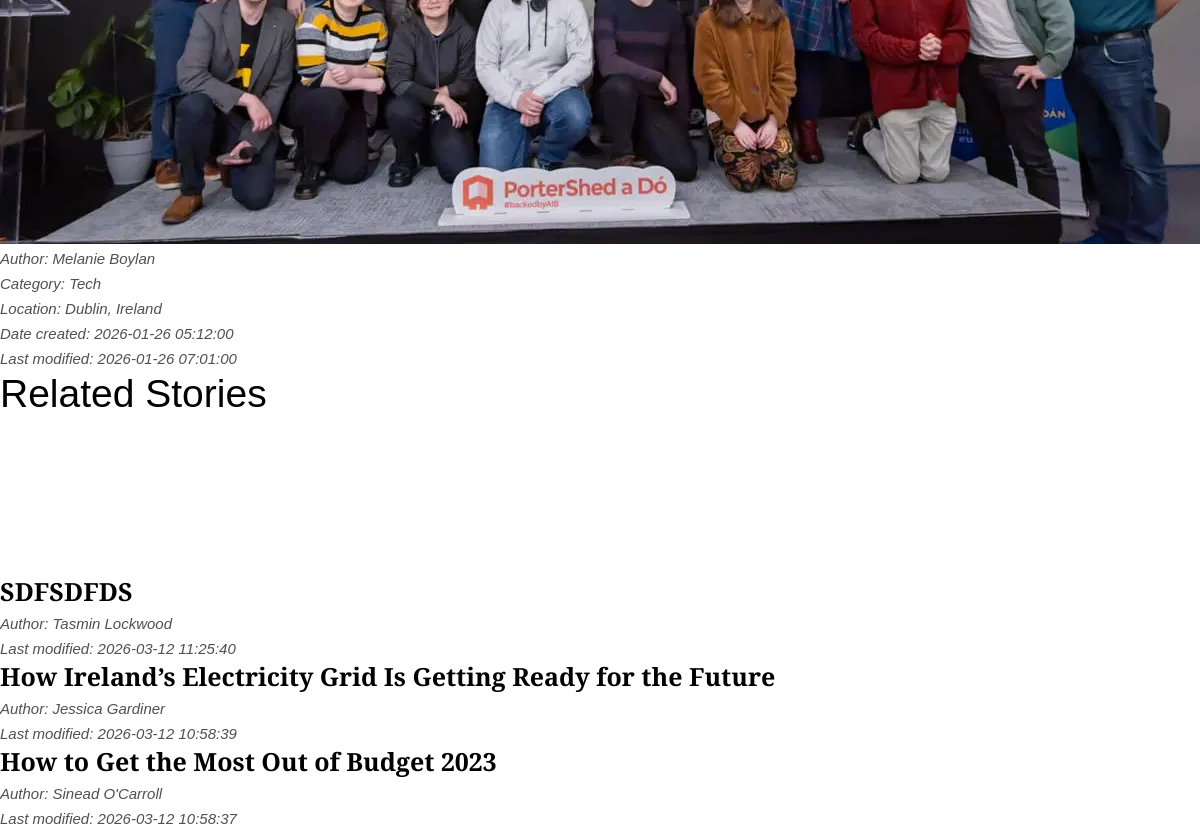
The app's page /old_php/view_story_old.php?id=5 (lower part), older data.
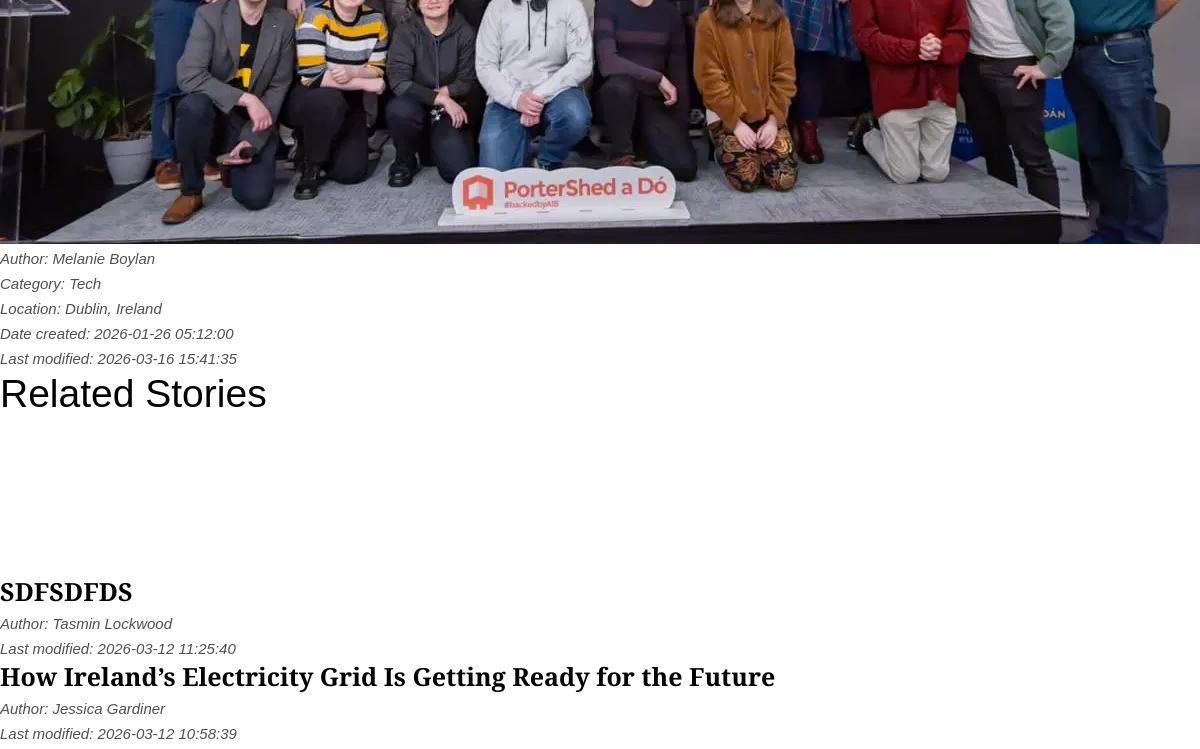
The same page, newer data.
### tables this page shows
CREATE TABLE `stories` (
  `id` int NOT NULL,
  `headline` varchar(255) NOT NULL,
  `short_headline` varchar(255) NOT NULL,
  `subheadline` varchar(500) NOT NULL,
  `article` text NOT NULL,
  `img_url` varchar(255) NOT NULL,
  `author_id` int NOT NULL,
  `category_id` int NOT NULL,
  `location_id` int NOT NULL,
  `created_at` timestamp NOT NULL DEFAULT CURRENT_TIMESTAMP,
  `updated_at` timestamp NULL DEFAULT CURRENT_TIMESTAMP ON UPDATE CURRENT_TIMESTAMP
);

CREATE TABLE `authors` (
  `id` int NOT NULL,
  `first_name` varchar(30) NOT NULL,
  `last_name` varchar(30) NOT NULL
);

CREATE TABLE `categories` (
  `id` int NOT NULL,
  `name` varchar(30) NOT NULL
);

CREATE TABLE `locations` (
  `id` int NOT NULL,
  `name` varchar(30) NOT NULL
);

### classes/Story.php (called while the page is built, shortened)
<?php
class Story
{
    public function __construct($data = null)
    {
        if ($data != null) {
            if (array_key_exists("id", $data)) {
                $this->id = $data["id"];
            }
            $this->headline       = $data["headline"] ?? null;
            $this->img_url     = $data["img_url"] ?? null;
            if (array_key_exists("created_at", $data)) {
                $this->created_at = $data["created_at"];
            }
            if (array_key_exists("updated_at", $data)) {
                $this->updated_at = $data["updated_at"];
            }
        }
    }
    private static function find($sql, $params, $options = NULL)
    {
        $stories = array();
        $db = null;
        try {
            $db = DB::getInstance()->getConnection();
            if ($options != NULL && is_array($options)) {
                if (array_key_exists("order_by", $options)) {
                    $allowed_columns = array_keys(get_class_vars(self::class));
                    if (in_array($options["order_by"], $allowed_columns)) {
                        $direction = (array_key_exists("order", $options) && strtoupper($options["order"]) === "DESC") ? "DESC" : "ASC";
                        $sql .= " ORDER BY " . $options["order_by"] . " " . $direction;
                    }
                }
                if (array_key_exists("limit", $options)) {
                    $sql .= " LIMIT :limit";
                    $params["limit"] = $options["limit"];
                }
            }
            $stmt = $db->prepare($sql);
            $status = $stmt->execute($params);
            if ($stmt->rowCount() !== 0) {
                $row = $stmt->fetch(PDO::FETCH_ASSOC);
                while ($row !== FALSE) {
                    $story = new Story($row);
                    $stories[] = $story;
                    $row = $stmt->fetch(PDO::FETCH_ASSOC);
                }
            }
        } finally {
            if ($db !== null) {
                $db = null;
            }
        }
        return $stories;
    }
    public static function findByCategory($id, $options = NULL)
    {
        $sql = "SELECT * FROM stories WHERE category_id = :category_id";
        $params = [
            ":category_id" => $id
        ];
        $stories = Story::find($sql, $params, $options);
        return $stories;
    }
    public static function findById($id)
    {
        $story = null;
        $db = null;
        try {
            $db = DB::getInstance()->getConnection();
            $sql = "SELECT * FROM stories WHERE id = :id";
            $params = [
                ":id" => $id
            ];
            $stmt = $db->prepare($sql);
            $status = $stmt->execute($params);
            if ($stmt->rowCount() !== 0) {
                $row = $stmt->fetch(PDO::FETCH_ASSOC);
                $story = new Story($row);
            }
        } finally {
            if ($db !== null) {
                $db = null;
            }
        }
        return $story;
    }
}

### lib/global.php (called while the page is built, shortened)
<?php
function h($string)
{
    return htmlspecialchars($string, ENT_QUOTES, 'UTF-8');
}

### classes/Author.php (called while the page is built, shortened)
<?php
class Author {
    public function __construct($props = null) {
        if ($props != null) {
            $this->first_name = $props["first_name"];
            $this->last_name  = $props["last_name"];
        }
    }
    public static function findById($id) {
        $author = null;
        $db = null;
        try {
            $db = DB::getInstance()->getConnection();
            $sql = "SELECT * FROM authors WHERE id = :id";
            $params = [
                ":id" => $id
            ];
            $stmt = $db->prepare($sql);
            $status = $stmt->execute($params);
            if ($stmt->rowCount() !== 0) {
                $row = $stmt->fetch(PDO::FETCH_ASSOC);
                $author = new Author($row);
            }
        }
        finally {
            if ($db !== null) {
                $db = null;
            }
        }
        return $author;
    }
}
?>

### classes/Category.php (called while the page is built, shortened)
<?php
class Category {
    public function __construct($props = null) {
        if ($props != null) {
            if (array_key_exists("id", $props)) {
                $this->id = $props["id"];
            }
            $this->name = $props["name"];
        }
    }
    public static function findById($id) {
        $category = null;
        $db = null;
        try {
            $db = DB::getInstance()->getConnection();
            $sql = "SELECT * FROM categories WHERE id = :id";
            $params = [
                ":id" => $id
            ];
            $stmt = $db->prepare($sql);
            $status = $stmt->execute($params);
            if ($stmt->rowCount() !== 0) {
                $row = $stmt->fetch(PDO::FETCH_ASSOC);
                $category = new Category($row);
            }
        }
        finally {
            if ($db !== null) {
                $db = null;
            }
        }
        return $category;
    }
}
?>

### classes/Location.php (called while the page is built, shortened)
<?php
class Location {
    public function __construct($props = null) {
        if ($props != null) {
            $this->name = $props["name"];
        }
    }
    public static function findById($id) {
        $location = null;
        $db = null;
        try {
            $db = DB::getInstance()->getConnection();
            $sql = "SELECT * FROM locations WHERE id = :id";
            $params = [
                ":id" => $id
            ];
            $stmt = $db->prepare($sql);
            $status = $stmt->execute($params);
            if ($stmt->rowCount() !== 0) {
                $row = $stmt->fetch(PDO::FETCH_ASSOC);
                $location = new Location($row);
            }
        }
        finally {
            if ($db !== null) {
                $db = null;
            }
        }
        return $location;
    }
}
?>

### old_php/view_story_old.php (the view, shortened to what this page needs)
<?php
require_once "./lib/global.php";
try {
    $id = $_GET["id"];
    $s = Story::findById($id);
    $category = Category::findById($s->category_id);
    $related_stories = Story::findByCategory($category->id, $options = array('limit' => 3, 'order_by' => 'updated_at', 'order' => 'DESC'));
} catch (Exception $e) {
    echo $e->getMessage();
    exit();
}
?>
<html>
<head>
    <?php include './lib/head_Content.php' ?>
</head>
<body>
    <div>
        <p><img src="<?= h($s->img_url) ?>" /></p>
        <?php $author = Author::findById($s->author_id); ?>
        <p>Author: <?= $author->first_name . " " . $author->last_name ?></p>
        <p>Category: <?= Category::findById($s->category_id)->name ?></p>
        <p>Location: <?= Location::findById($s->location_id)->name ?></p>
        <p>Date created: <?= $s->created_at ?></p>
        <p>Last modified: <?= $s->updated_at ?></p>
    </div>
    <div>
        <h2>Related Stories</h2>
        <?php foreach ($related_stories as $rs) { ?>
            <?php if ($rs->id == $s->id) {
                continue;
            } ?>
            <div>
                <h3><a href="view_story.php?id=<?= $rs->id ?>"><?= $rs->headline ?></a></h3>
                <?php $rs_author = Author::findById($rs->author_id); ?>
                <p>Author: <?= $rs_author->first_name . " " . $rs_author->last_name ?></p>
                <p>Last modified: <?= $rs->updated_at ?></p>
            </div>
        <?php } ?>
    </div>
</body>
</html>

### inc/head_content.php (shortened to what this page needs)
<link rel="stylesheet" href="css/all.min.css">
<link rel="stylesheet" href="css/reset.css">
<link rel="stylesheet" href="css/grid.css">
<link rel="stylesheet" href="css/style.css">

### css/style.css (style rules this page uses)
body { background-color: #FFFFFF; font-family: "Playfair Display", sans-serif; font-weight: 400; line-height: 1.2em; transition: all 0.3s; }
img { width: 100% }
h1, h2, h3, h4, h5 { line-height: 1; }
h2 { font-size: 39px; font-weight: 400; margin-bottom: 10px; min-height: 195px; }
h3 { font-size: 25px; margin-bottom: 10px; }
p { color: #505050; font-family: "Inria Serif", sans-serif; font-size: 15px; line-height: 20px; font-style: italic; margin-bottom: 5px; }

Row changes from the older to the newer data that the page shows:
no longer on this page (row unchanged): stories: headline "How to Get the Most Out of Budget 2023", author.first_name "Sinead", author.last_name "O'Carroll", updated_at "2026-03-12 10:58:37"
changed stories "Tech": updated_at "2026-01-26 07:01:00" → "2026-03-16 15:41:35"
